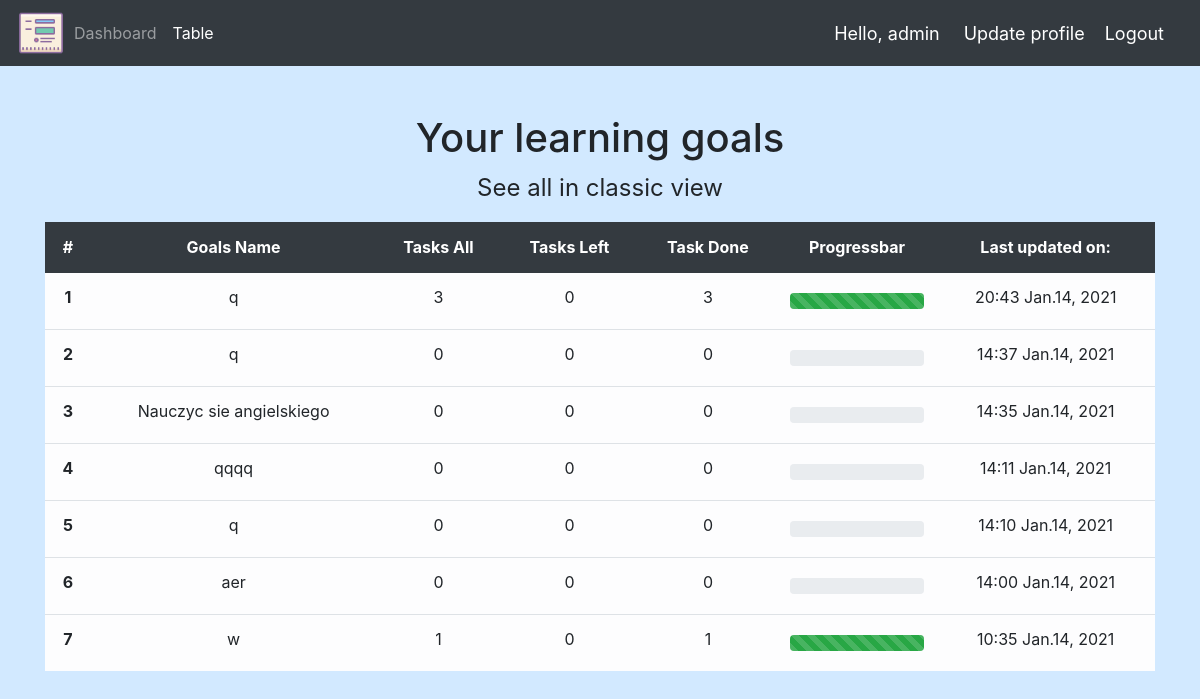
Page /dashboard-table/ (signed in) on the earlier database version.
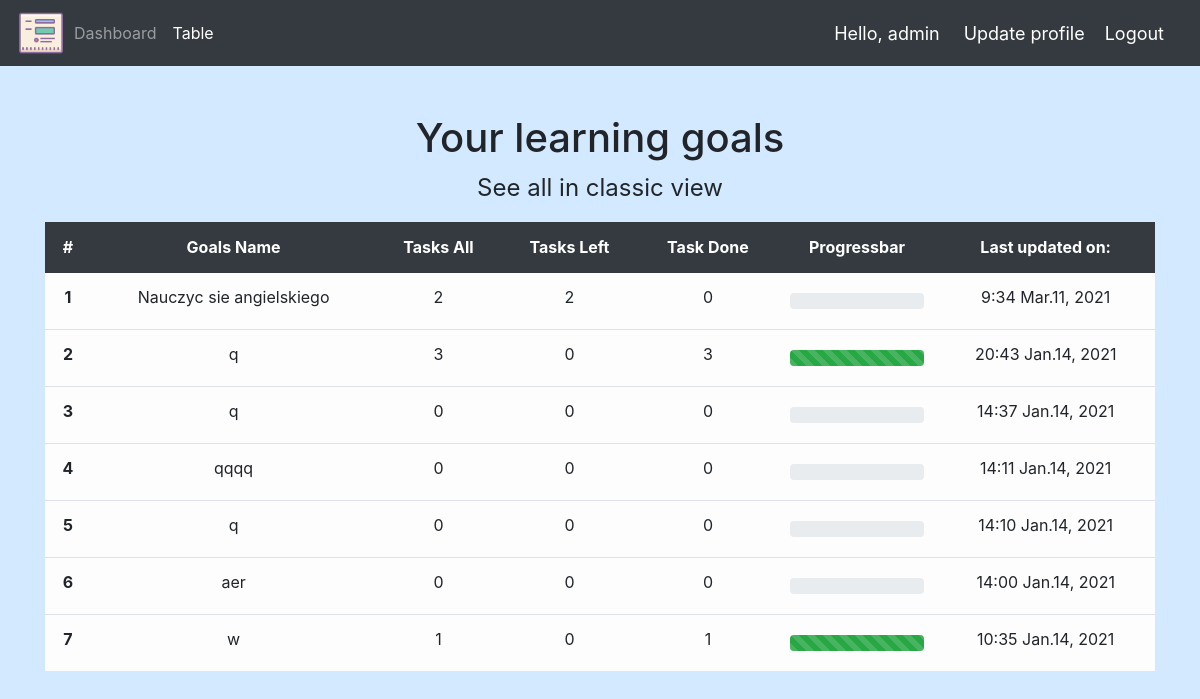
Same page on the later database version.
### goals/models.py (models this page shows, shortened)
class LearningGoal(models.Model):
    name = models.CharField(blank=True, max_length=40)
    created_at = models.DateTimeField(auto_now_add=True)
    updated_at = models.DateTimeField(auto_now=True)
    user = models.ForeignKey(User, null=True, on_delete=models.CASCADE)

### goals/views.py (the view)
# urls.py: path("dashboard-table/", views.dashboard_table, name="dashboard_table"),
@login_required
def dashboard_table(request):
    template_name = "to_do_manager/dashboard-table-view.html"
    LearningGoals = (
        request.user.learninggoal_set.prefetch_related(
            Prefetch("tasks",
                     queryset=SingleTask.objects.filter(completed=False))
        )
        .annotate(counter=Count("tasks"))
        .order_by("-updated_at")
    )
    TasksAll = SingleTask.objects.all()
    TasksAller = TasksAll.count()
    TasksCompleted = TasksAll.filter(completed=True).count()
    TasksUncompleted = TasksAll.filter(completed=False).count()
    context = {
        "LearningGoals": LearningGoals,
        "TasksAll": TasksAller,
        "TasksCompleted": TasksCompleted,
        "TasksUncompleted": TasksUncompleted,
    }
    return render(request, template_name, context)

### templates/to_do_manager/dashboard-table-view.html (shortened to what this page needs)
{% extends "to_do_manager/base.html" %}
{% block content %}
{% load mathfilters %}
<div class="row mt-5">
    <h1 class="col-12 text-center">Your learning goals</h1>
    <a class="col-12 text-center table-link mb-3" href="{% url 'dashboard' %}">See all in classic view</a></h1>
</div>
<table class="table">
    <thead class="thead-dark">
        <tr>
            <th class="text-center" scope="col">#</th>
            <th class="text-center" scope="col">Goals Name</th>
            <th class="text-center" scope="col">Tasks All</th>
            <th class="text-center" scope="col">Tasks Left</th>
            <th class="text-center" scope="col">Task Done</th>
            <th class="text-center" scope="col">Progressbar</th>
            <th class="text-center" scope="col">Last updated on:</th>
        </tr>
    </thead>
    <tbody>
        {% for learninggoal in LearningGoals  %}
        <tr class='table-light'>
            <th class="text-center" scope="row">{{forloop.counter}}</th>
            <td class="text-center">{{ learninggoal.name }}</td>
            <td class="text-center">{{learninggoal.counter}}</td>
            <td class="text-center">{{learninggoal.tasks.all.count}}</td>
            {% with numerator=learninggoal.tasks.all.count denominator=learninggoal.counter %}
            <td class="text-center"> {{denominator|sub:numerator}}</td>
            <td class="text-center">
                {%if learninggoal.counter %}
                <div class="progress my-2">
                    <div class="progress-bar progress-bar-striped bg-success" role="progressbar"
                        style="width: {{ denominator|sub:numerator|div:denominator|mul:100 }}%"
                        aria-valuenow="{{ denominator|sub:numerator|div:denominator|mul:100 }}" aria-valuemin="0"
                        aria-valuemax="100">
                    </div>
                </div>
                {% else %}
                <div class="progress my-2">
                </div>
                {% endif %}
                {% endwith %}
            </td>
            <td class="text-center">{{ learninggoal.updated_at| date:"G:i M.j, Y" }}</td>
        </tr>
        {% endfor %}
    </tbody>
</table>
{% endblock content %}

### templates/to_do_manager/base.html (shortened to what this page needs)
{% load static %}
{% load widget_tweaks %}
<!DOCTYPE html>
<html lang="en">
<head>
    <link rel="stylesheet" href="https://stackpath.bootstrapcdn.com/bootstrap/4.1.3/css/bootstrap.min.css"
>
    <link rel="stylesheet" href="https://use.fontawesome.com/releases/v5.6.1/css/all.css"
>
    <link rel="stylesheet" href="{% static 'to_do_manager/css/style.css' %}">
</head>
<body>
    {% include 'to_do_manager/navbar.html' %}
    <div class="container">
        {% block content %}
        {% endblock content %}
    </div>
</body>
</html>

### templates/to_do_manager/navbar.html (shortened to what this page needs)
{% load static %}
<nav class="navbar navbar-expand-lg navbar-dark bg-dark">
    <a href="{% url 'dashboard' %}"><img src="{% static 'to_do_manager/images/icon.png' %}" alt="logo" height="50"
            width="50"></a>
    <div class="collapse navbar-collapse" id="navbarText">
        <ul class="navbar-nav mr-auto">
            {% if request.get_full_path == "/dashboard-table/" %}
            <li class="nav-item">
                <a class="nav-link" href="{% url 'dashboard' %}">Dashboard</a>
            </li>
            <li class="nav-item active">
                <a class="nav-link" href="{% url 'dashboard_table' %}">Table</a>
            </li>
            {% endif %}
        </ul>
    </div>
    <span class="hello-msg mr-4">Hello, {{ request.user }}</span>
    <span><a class="hello-msg logout " href="{% url 'update_profile' request.user.pk %}">Update profile</a></span>
    <span><a class="hello-msg logout " href="{% url 'logout' %}">Logout</a></span>
</nav>

### static/to_do_manager/css/style.css (style rules this page uses)
body, html { margin: 0; padding: 0; background: rgb(210, 233, 255) !important; height: 100vh; }
.container { height: 80vh !important; }
.hello-msg { font-size: 18px; color: #ffffff; margin: 0 20px 0 0; }
.table-link { color: inherit; font-size: 1.5rem; margin: 0; padding: 0; }
.table .thead-dark th { color: #fff; background-color: #343a40; border-color: #343a40; }

Differences in the rows shown:
changed LearningGoal "Nauczyc sie angielskiego": counter "0" → "2"; tasks.all.count "0" → "2"; updated_at "14:35 Jan.14, 2021" → "9:34 Mar.11, 2021"; moves up the list
